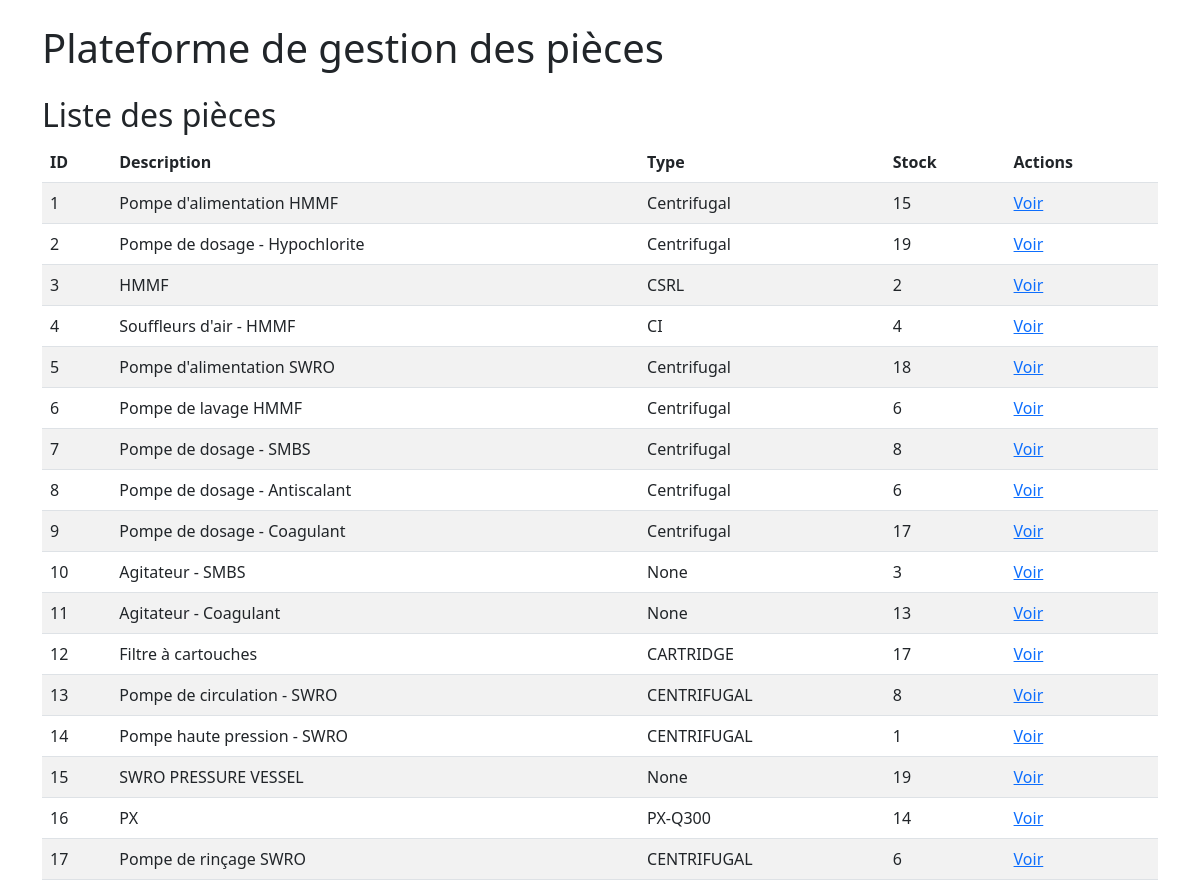
/pieces, run on the app's committed database.
### tables this page shows
CREATE TABLE "pieces" (
"description" TEXT,
  "tag_no" TEXT,
  "type" TEXT,
  "valeur_nominale" TEXT,
  "unite" TEXT,
  "duree_vie_mois" INTEGER,
  "frequence_remplacement_mois" INTEGER,
  "cout_unitaire_eur" REAL,
  "stock_actuel" INTEGER,
  "stock_minimum" INTEGER,
  "criticite" TEXT,
  "emplacement_stock" TEXT,
  "fournisseur" TEXT,
  "pays_fournisseur" TEXT
);

### routes/routes.py (the view)
    @app.route('/pieces')
    def list_pieces():
        db = get_db()
        pieces = db.execute('SELECT rowid, * FROM pieces').fetchall()
        return render_template('piece_list.html', pieces=pieces)

### models/models.py (called while the page is built)
def get_db():
    if 'db' not in g:
        g.db = sqlite3.connect(current_app.config['DATABASE'])
        g.db.row_factory = sqlite3.Row
    return g.db

### templates/piece_list.html
{% extends 'layout.html' %}
{% block content %}
<h2>Liste des pièces</h2>
<table class="table table-striped">
    <thead><tr><th>ID</th><th>Description</th><th>Type</th><th>Stock</th><th>Actions</th></tr></thead>
    <tbody>
    {% for piece in pieces %}
        <tr>
            <td>{{ piece['rowid'] }}</td>
            <td>{{ piece['description'] }}</td>
            <td>{{ piece['type'] }}</td>
            <td>{{ piece['stock_actuel'] }}</td>
            <td><a href="{{ url_for('detail_piece', piece_id=piece['rowid']) }}">Voir</a></td>
        </tr>
    {% endfor %}
    </tbody>
</table>
{% endblock %}

### templates/layout.html (shortened to what this page needs)
<!DOCTYPE html>
<html lang="fr">
<head>
    <link href="https://cdn.jsdelivr.net/npm/bootstrap@5.3.0/dist/css/bootstrap.min.css" rel="stylesheet">
</head>
<body>
    <div class="container mt-4">
        <h1 class="mb-4">Plateforme de gestion des pièces</h1>
        {% block content %}{% endblock %}
    </div>
</body>
</html>

### data on the page
pieces: rowid "1", description "Pompe d'alimentation HMMF", type "Centrifugal", stock_actuel "15"
pieces: rowid "2", description "Pompe de dosage - Hypochlorite", type "Centrifugal", stock_actuel "19"
pieces: rowid "3", description "HMMF", type "CSRL", stock_actuel "2"
pieces: rowid "4", description "Souffleurs d'air - HMMF", type "CI", stock_actuel "4"
pieces: rowid "5", description "Pompe d'alimentation SWRO", type "Centrifugal", stock_actuel "18"
pieces: rowid "6", description "Pompe de lavage HMMF", type "Centrifugal", stock_actuel "6"
pieces: rowid "7", description "Pompe de dosage - SMBS", type "Centrifugal", stock_actuel "8"
pieces: rowid "8", description "Pompe de dosage - Antiscalant", type "Centrifugal", stock_actuel "6"
pieces: rowid "9", description "Pompe de dosage - Coagulant", type "Centrifugal", stock_actuel "17"
pieces: rowid "10", description "Agitateur - SMBS", type "None", stock_actuel "3"
pieces: rowid "11", description "Agitateur - Coagulant", type "None", stock_actuel "13"
pieces: rowid "12", description "Filtre à cartouches", type "CARTRIDGE", stock_actuel "17"
pieces: rowid "13", description "Pompe de circulation - SWRO", type "CENTRIFUGAL", stock_actuel "8"
pieces: rowid "14", description "Pompe haute pression - SWRO", type "CENTRIFUGAL", stock_actuel "1"
pieces: rowid "15", description "SWRO PRESSURE VESSEL", type "None", stock_actuel "19"
pieces: rowid "16", description "PX", type "PX-Q300", stock_actuel "14"
pieces: rowid "17", description "Pompe de rinçage SWRO", type "CENTRIFUGAL", stock_actuel "6"
